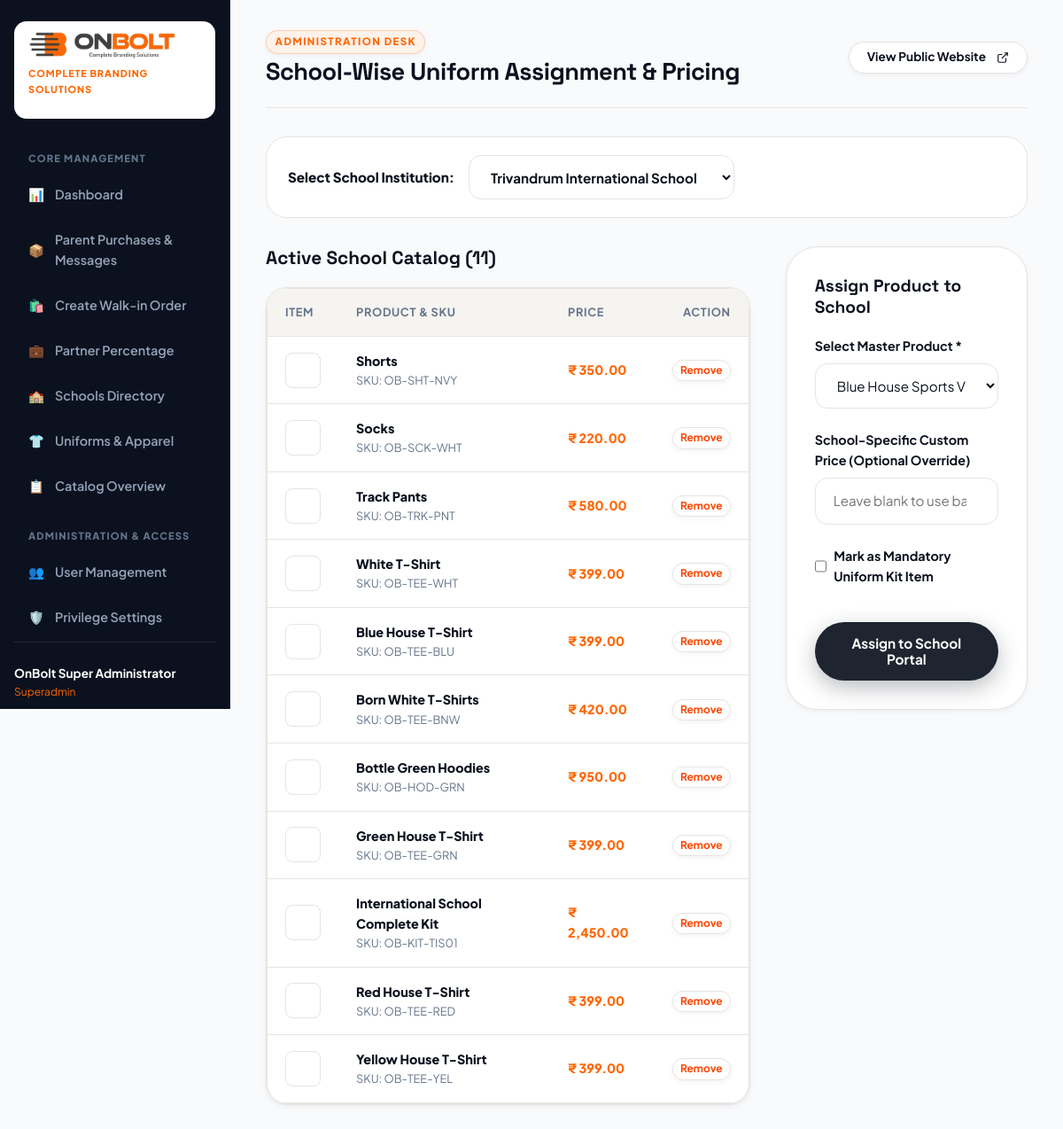
/admin/school_products.php (signed in), run on an earlier commit of the app's database.
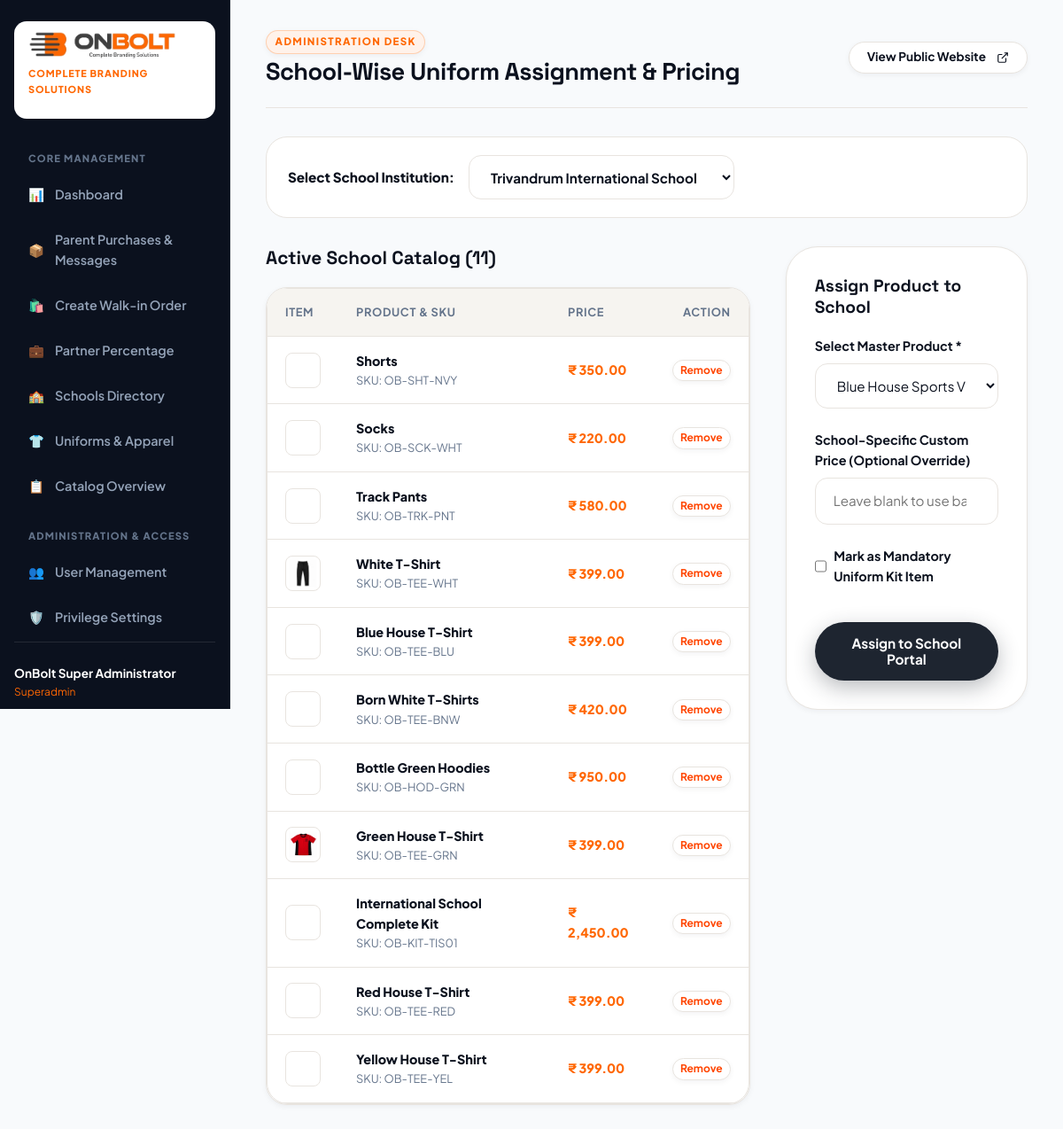
And on a later commit of the database.
### tables this page shows
CREATE TABLE `school_products` (
  `id` int(10) unsigned NOT NULL AUTO_INCREMENT,
  `school_id` int(10) unsigned NOT NULL,
  `product_id` int(10) unsigned NOT NULL,
  `custom_price` decimal(10,2) DEFAULT NULL,
  `actual_price` decimal(10,2) DEFAULT NULL,
  `vendor_commission` decimal(10,2) DEFAULT NULL,
  `vendor_price` decimal(10,2) DEFAULT NULL,
  `partner_percentage` decimal(5,2) NOT NULL DEFAULT 30.00,
  `is_mandatory` tinyint(1) NOT NULL DEFAULT 0,
  `applicable_grades` varchar(255) NOT NULL DEFAULT 'All Classes',
  `status` tinyint(1) NOT NULL DEFAULT 1,
  `created_at` timestamp NOT NULL DEFAULT current_timestamp(),
  PRIMARY KEY (`id`),
  UNIQUE KEY `uq_sp_school_prod` (`school_id`,`product_id`),
  KEY `fk_sp_product` (`product_id`),
  CONSTRAINT `fk_sp_product` FOREIGN KEY (`product_id`) REFERENCES `products` (`id`) ON DELETE CASCADE,
  CONSTRAINT `fk_sp_school` FOREIGN KEY (`school_id`) REFERENCES `schools` (`id`) ON DELETE CASCADE
);

CREATE TABLE `products` (
  `id` int(10) unsigned NOT NULL AUTO_INCREMENT,
  `category_id` int(10) unsigned DEFAULT NULL,
  `name` varchar(180) NOT NULL,
  `slug` varchar(180) NOT NULL,
  `sku` varchar(80) NOT NULL,
  `description` text DEFAULT NULL,
  `short_description` varchar(255) DEFAULT NULL,
  `price` decimal(10,2) NOT NULL DEFAULT 0.00,
  `actual_price` decimal(10,2) DEFAULT NULL,
  `vendor_commission` decimal(10,2) DEFAULT NULL,
  `vendor_price` decimal(10,2) DEFAULT NULL,
  `partner_percentage` decimal(5,2) NOT NULL DEFAULT 30.00,
  `discount_price` decimal(10,2) DEFAULT NULL,
  `is_global` tinyint(1) NOT NULL DEFAULT 1,
  `is_kit` tinyint(1) NOT NULL DEFAULT 0,
  `featured_image` varchar(255) DEFAULT NULL,
  `size_chart_image` varchar(255) DEFAULT NULL,
  `available_sizes` varchar(255) DEFAULT NULL,
  `gender` enum('all','boy','girl') NOT NULL DEFAULT 'all',
  `uniform_group` enum('academic','sports','accessories') NOT NULL DEFAULT 'academic',
  `sort_order` int(11) NOT NULL DEFAULT 0,
  `status` tinyint(1) NOT NULL DEFAULT 1,
  `created_at` timestamp NOT NULL DEFAULT current_timestamp(),
  `updated_at` timestamp NOT NULL DEFAULT current_timestamp() ON UPDATE current_timestamp(),
  PRIMARY KEY (`id`),
  UNIQUE KEY `uq_products_slug` (`slug`),
  UNIQUE KEY `uq_products_sku` (`sku`),
  KEY `idx_products_cat` (`category_id`),
  KEY `idx_products_status` (`status`)
);

### config/app.php (called while the page is built, shortened)
<?php
function sanitize(mixed $data): mixed {
    return htmlspecialchars(trim((string)$data), ENT_QUOTES, 'UTF-8');
}
function getWebsiteSetting(string $key, string $default = ''): string {
    static $settings = null;
    if ($settings === null) {
        $settings = [];
        try {
            $pdo = getDbConnection();
            $stmt = $pdo->query("SELECT setting_key, setting_value FROM website_settings");
            while ($row = $stmt->fetch()) {
                $settings[$row['setting_key']] = $row['setting_value'];
            }
        } catch (Exception $e) {
        }
    }
    return $settings[$key] ?? $default;
}
function formatCurrency(float|int|string $amount): string {
    $symbol = getWebsiteSetting('currency_symbol', '₹');
    return $symbol . ' ' . number_format((float)$amount, 2);
}

### admin/school_products.php (the view, shortened to what the changed rows need)
<?php
require_once __DIR__ . '/header.php';
$pdo = getDbConnection();
$schoolId = (int)($_GET['school_id'] ?? 1);
$assignedStmt = $pdo->prepare("SELECT sp.*, p.name as product_name, p.sku, p.price as base_price, p.featured_image, c.name as category_name
                               FROM school_products sp
                               JOIN products p ON sp.product_id = p.id
                               LEFT JOIN product_categories c ON p.category_id = c.id
                               WHERE sp.school_id = ?
                               ORDER BY sp.is_mandatory DESC, p.name ASC");
$assignedStmt->execute([$schoolId]);
$assignedProducts = $assignedStmt->fetchAll();
?>
<div style="display:grid; grid-template-columns: 2fr 1fr; gap:2.5rem; align-items:flex-start;">
    <div>
        <div style="background:#fff; border-radius:var(--radius-lg); border:1px solid var(--brand-border); overflow:hidden; box-shadow:var(--shadow-sm);">
            <table class="admin-table">
                <thead>
                    <tr>
                        <th>Item</th>
                        <th>Product &amp; SKU</th>
                        <th>Price</th>
                        <th style="text-align:right;">Action</th>
                    </tr>
                </thead>
                <tbody>
                    <?php if (empty($assignedProducts)): ?>
                        <tr><td colspan="6" style="text-align:center; padding:2rem; color:var(--brand-muted);">No products assigned to this school yet.</td></tr>
                    <?php else: ?>
                        <?php foreach ($assignedProducts as $ap): ?>
                            <tr>
                                <td style="width:50px;">
                                    <div style="width:40px; height:40px; border-radius:var(--radius-sm); border:1px solid var(--brand-border); overflow:hidden; display:flex; align-items:center; justify-content:center;">
                                        <img src="<?= BASE_URL ?>/<?= sanitize($ap['featured_image']) ?>" alt="" style="max-width:85%; max-height:85%; object-fit:contain;">
                                    </div>
                                </td>
                                <td>
                                    <div style="font-weight:800; color:var(--brand-dark);"><?= sanitize($ap['product_name']) ?></div>
                                    <div style="font-size:0.8rem; color:var(--brand-muted);">SKU: <?= sanitize($ap['sku']) ?></div>
                                </td>
                                <td style="font-weight:800; color:var(--brand-primary);"><?= formatCurrency($ap['custom_price'] ?: $ap['base_price']) ?></td>
                                <td style="text-align:right;">
                                    <form action="" method="POST" data-confirm="delete" data-item-name="<?= htmlspecialchars($ap['product_name']) ?>" style="display:inline;">
                                        <button type="submit" class="btn btn-outline btn-sm" style="color:var(--brand-accent); padding:0.25rem 0.5rem; font-size:0.75rem;">
                                            Remove
                                        </button>
                                    </form>
                                </td>
                            </tr>
                        <?php endforeach; ?>
                    <?php endif; ?>
                </tbody>
            </table>
        </div>
    </div>
</div>
<?php require_once __DIR__ . '/footer.php'; ?>

What changed in the data, as far as the page shows it:
changed through a linked row, school_products "White T-Shirt": product.featured_image: picture added
changed through a linked row, school_products "Green House T-Shirt": product.featured_image: picture added
